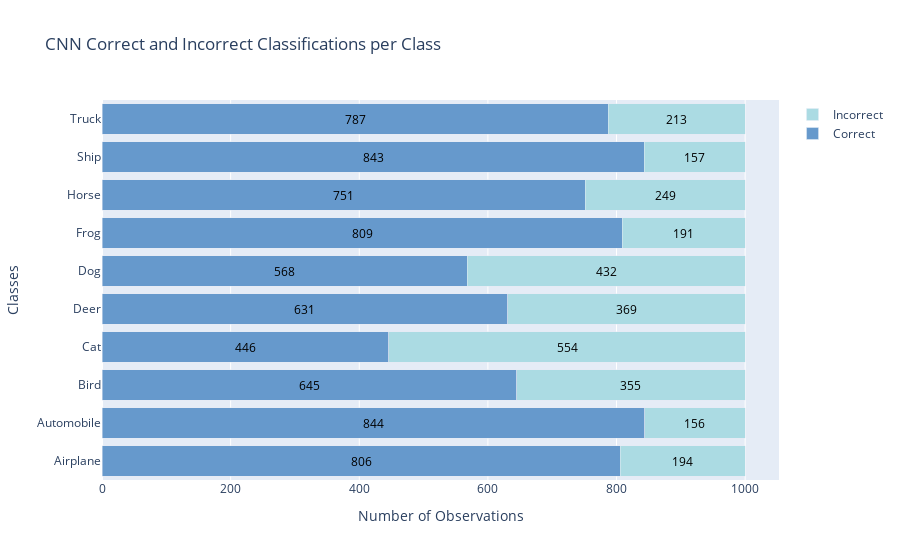

Notebook source saved alongside this figure:
### Code cell
# Compute the confusion matrix for the Decision Tree model
conf_matrix_tree = confusion_matrix(y_test_sub, y_pred_dnn)

# Calculate correct and incorrect classifications for each class
correct_tree = np.diag(conf_matrix_tree)
incorrect_tree = np.sum(conf_matrix_tree, axis=1) - correct_tree

# Define CIFAR-10 classes
classes = ["Airplane", "Automobile", "Bird", "Cat", "Deer", "Dog", "Frog", "Horse", "Ship", "Truck"]

# Define colors for the bars
light_blue = '#6699cc' 
dark_blue = '#abdbe3'

# Create a horizontal stacked bar chart using Plotly
fig = go.Figure(data=[
    go.Bar(name='Correct', y=classes, x=correct_tree, marker_color=light_blue, orientation='h'),
    go.Bar(name='Incorrect', y=classes, x=incorrect_tree, marker_color=dark_blue, orientation='h')
])

# Change the bar mode
fig.update_layout(barmode='stack', title='CNN Correct and Incorrect Classifications per Class',
                  yaxis_title='Classes', xaxis_title='Number of Observations')

# Add labels to the bars
for i in range(len(classes)):
    fig.add_annotation(x=correct_tree[i]/2, y=classes[i],
                       text=str(correct_tree[i]),
                       showarrow=False,
                       font=dict(color='black'))
    fig.add_annotation(x=correct_tree[i] + incorrect_tree[i]/2, y=classes[i],
                       text=str(incorrect_tree[i]),
                       showarrow=False,
                       font=dict(color='black'))

# Show the figure
fig.show()

### Figure 1 — Plotly figure (JSON) as saved in the notebook; plotly's stock layout.template omitted (floating-point values rounded to 4 significant figures)
{"data": [{"marker": {"color": "#6699cc"}, "name": "Correct", "orientation": "h", "type": "bar", "x": [806, 844, 645, 446, 631, 568, 809, 751, 843, 787], "y": ["Airplane", "Automobile", "Bird", "Cat", "Deer", "Dog", "Frog", "Horse", "Ship", "Truck"]}, {"marker": {"color": "#abdbe3"}, "name": "Incorrect", "orientation": "h", "type": "bar", "x": [194, 156, 355, 554, 369, 432, 191, 249, 157, 213], "y": ["Airplane", "Automobile", "Bird", "Cat", "Deer", "Dog", "Frog", "Horse", "Ship", "Truck"]}], "layout": {"annotations": [{"font": {"color": "black"}, "showarrow": false, "text": "806", "x": 403, "y": "Airplane"}, {"font": {"color": "black"}, "showarrow": false, "text": "194", "x": 903, "y": "Airplane"}, {"font": {"color": "black"}, "showarrow": false, "text": "844", "x": 422, "y": "Automobile"}, {"font": {"color": "black"}, "showarrow": false, "text": "156", "x": 922, "y": "Automobile"}, {"font": {"color": "black"}, "showarrow": false, "text": "645", "x": 322.5, "y": "Bird"}, {"font": {"color": "black"}, "showarrow": false, "text": "355", "x": 822.5, "y": "Bird"}, {"font": {"color": "black"}, "showarrow": false, "text": "446", "x": 223, "y": "Cat"}, {"font": {"color": "black"}, "showarrow": false, "text": "554", "x": 723, "y": "Cat"}, {"font": {"color": "black"}, "showarrow": false, "text": "631", "x": 315.5, "y": "Deer"}, {"font": {"color": "black"}, "showarrow": false, "text": "369", "x": 815.5, "y": "Deer"}, {"font": {"color": "black"}, "showarrow": false, "text": "568", "x": 284, "y": "Dog"}, {"font": {"color": "black"}, "showarrow": false, "text": "432", "x": 784, "y": "Dog"}, {"font": {"color": "black"}, "showarrow": false, "text": "809", "x": 404.5, "y": "Frog"}, {"font": {"color": "black"}, "showarrow": false, "text": "191", "x": 904.5, "y": "Frog"}, {"font": {"color": "black"}, "showarrow": false, "text": "751", "x": 375.5, "y": "Horse"}, {"font": {"color": "black"}, "showarrow": false, "text": "249", "x": 875.5, "y": "Horse"}, {"font": {"color": "black"}, "showarrow": false, "text": "843", "x": 421.5, "y": "Ship"}, {"font": {"color": "black"}, "showarrow": false, "text": "157", "x": 921.5, "y": "Ship"}, {"font": {"color": "black"}, "showarrow": false, "text": "787", "x": 393.5, "y": "Truck"}, {"font": {"color": "black"}, "showarrow": false, "text": "213", "x": 893.5, "y": "Truck"}], "barmode": "stack", "title": {"text": "CNN Correct and Incorrect Classifications per Class"}, "xaxis": {"title": {"text": "Number of Observations"}}, "yaxis": {"title": {"text": "Classes"}}}}
